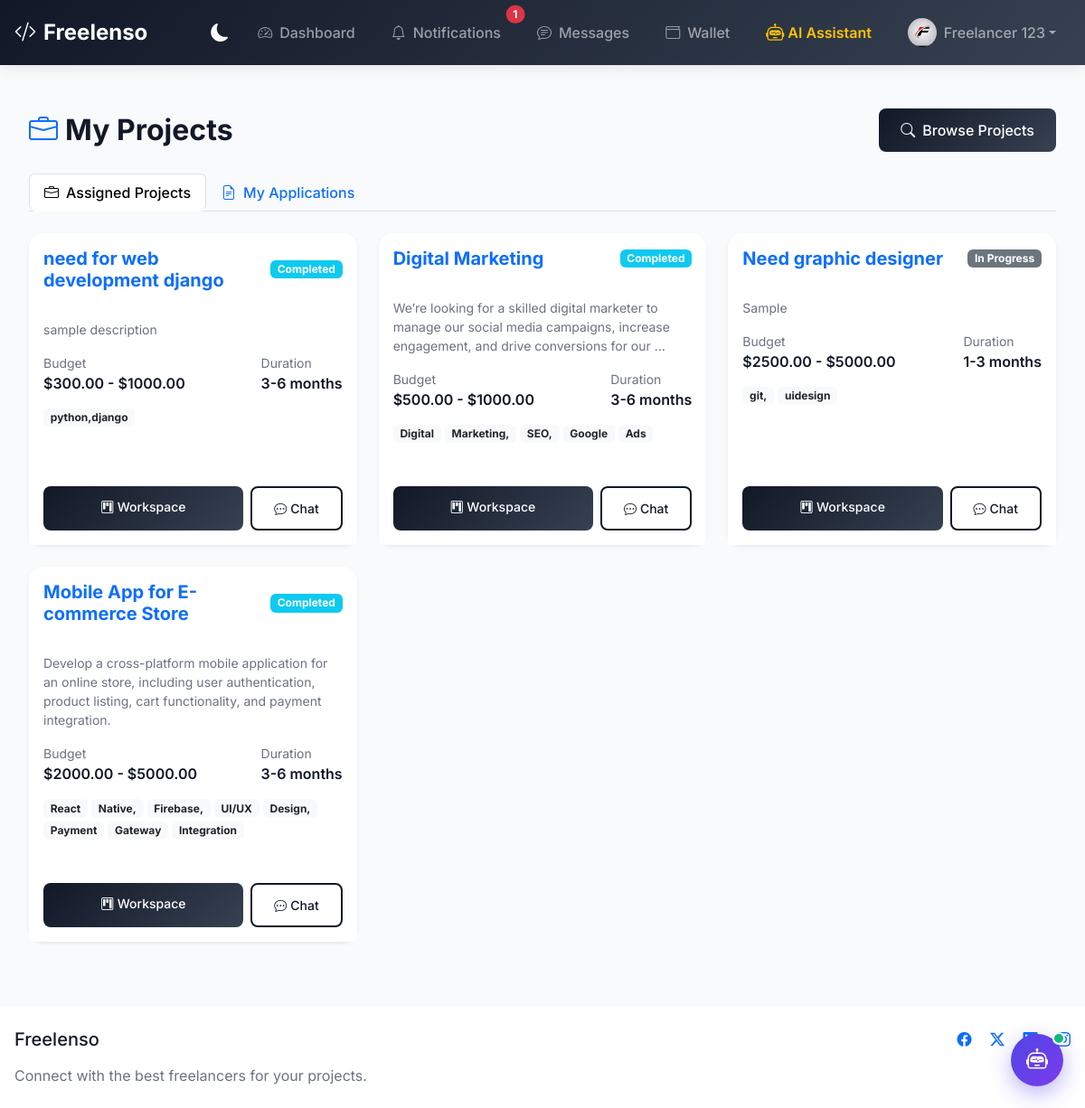
Page /my-projects/ (signed in) on the committed database.
### core/models.py (models this page shows, shortened)
class UserProfile(models.Model):
    user = models.OneToOneField(User, on_delete=models.CASCADE)
    is_freelancer = models.BooleanField(default=False)
    is_client = models.BooleanField(default=False)
    profile_picture = models.ImageField(upload_to='profile_pics', null=True, blank=True)
    bio = models.TextField(null=True, blank=True)
    skills = models.CharField(max_length=500, null=True, blank=True)
    hourly_rate = models.DecimalField(max_digits=10, decimal_places=2, null=True, blank=True)
    country = models.CharField(max_length=100, null=True, blank=True)
    phone_number = models.CharField(max_length=15, null=True, blank=True)
    website = models.URLField(max_length=200, null=True, blank=True)
    linkedin = models.URLField(max_length=200, null=True, blank=True)
    github = models.URLField(max_length=200, null=True, blank=True)
    languages = models.CharField(max_length=200, null=True, blank=True)
    education = models.TextField(null=True, blank=True)
    experience = models.TextField(null=True, blank=True)
    availability = models.CharField(max_length=100, null=True, blank=True)
    created_at = models.DateTimeField(auto_now_add=True)
    updated_at = models.DateTimeField(auto_now=True)
    wallet_balance = models.DecimalField(max_digits=10, decimal_places=2, default=0.00)

class Project(models.Model):
    PROJECT_STATUS_CHOICES = [
        ('open', 'Open for Applications'),
        ('in_progress', 'In Progress'),
        ('completed', 'Completed'),
        ('cancelled', 'Cancelled')
    ]
    DURATION_CHOICES = [
        ('short', 'Less than 1 month'),
        ('medium', '1-3 months'),
        ('long', '3-6 months'),
        ('ongoing', 'Ongoing')
    ]
    EXPERIENCE_LEVEL_CHOICES = [
        ('entry', 'Entry Level'),
        ('intermediate', 'Intermediate'),
        ('expert', 'Expert')
    ]
    title = models.CharField(max_length=200)
    client = models.ForeignKey(UserProfile, on_delete=models.CASCADE, related_name='posted_projects')
    description = models.TextField()
    required_skills = models.CharField(max_length=500)
    budget_min = models.DecimalField(max_digits=10, decimal_places=2, validators=[MinValueValidator(Decimal('0.00'))])
    budget_max = models.DecimalField(max_digits=10, decimal_places=2, validators=[MinValueValidator(Decimal('0.00'))])
    duration = models.CharField(max_length=20, choices=DURATION_CHOICES)
    experience_level = models.CharField(max_length=20, choices=EXPERIENCE_LEVEL_CHOICES)
    status = models.CharField(max_length=20, choices=PROJECT_STATUS_CHOICES, default='open')
    category = models.CharField(max_length=100)
    created_at = models.DateTimeField(auto_now_add=True)
    updated_at = models.DateTimeField(auto_now=True)
    deadline = models.DateField(null=True, blank=True)
    assigned_freelancer = models.ForeignKey(UserProfile, on_delete=models.SET_NULL, null=True, blank=True, related_name='assigned_projects')
    progress = models.IntegerField(default=0)  # Overall progress percentage
    total_milestones = models.IntegerField(default=0)
    completed_milestones = models.IntegerField(default=0)
    last_activity_date = models.DateTimeField(null=True, blank=True)
    class Meta:
        ordering = ['-created_at']

### core/views.py (the view)
# urls.py: path('my-projects/', views.my_projects, name='my_projects'),
@login_required
def my_projects(request):
    user_profile = UserProfile.objects.get(user=request.user)
    projects = None
    active_projects = None
    pending_projects = None
    completed_projects = None
    assigned_projects = None
    applied_projects = None
    if user_profile.is_client:
        projects = Project.objects.filter(client=user_profile)
        active_projects = projects.filter(status='active')
        pending_projects = projects.filter(status='open')
        completed_projects = projects.filter(status='completed')
        template = 'projects/client_projects.html'
        context = {
            'projects': projects,
            'active_projects': active_projects,
            'pending_projects': pending_projects,
            'completed_projects': completed_projects,
        }
    else:
        assigned_projects = Project.objects.filter(assigned_freelancer=user_profile)
        applied_projects = Project.objects.filter(
            applications__freelancer=user_profile
        ).exclude(
            assigned_freelancer=user_profile
        )
        projects = (assigned_projects | applied_projects).distinct()
        template = 'projects/freelancer_projects.html'
    context = {
        'projects': projects,
            'assigned_projects': assigned_projects,
            'applied_projects': applied_projects,
    }
    return render(request, template, context)

### templates/projects/freelancer_projects.html (shortened to what this page needs)
{% extends 'base.html' %}
{% block content %}
<div class="container py-4">
    <div class="d-flex justify-content-between align-items-center mb-4">
        <h2 class="fw-bold mb-0">
            <i class="bi bi-briefcase me-2 text-primary"></i>My Projects
        </h2>
        <a href="{% url 'project_list' %}" class="btn btn-primary">
            <i class="bi bi-search me-2"></i>Browse Projects
        </a>
    </div>
    <ul class="nav nav-tabs mb-4" id="projectTabs" role="tablist">
        <li class="nav-item" role="presentation">
            <button class="nav-link active" id="assigned-tab" data-bs-toggle="tab" data-bs-target="#assigned" type="button" role="tab" aria-controls="assigned" aria-selected="true">
                <i class="bi bi-briefcase me-2"></i>Assigned Projects
            </button>
        </li>
        <li class="nav-item" role="presentation">
            <button class="nav-link" id="applications-tab" data-bs-toggle="tab" data-bs-target="#applications" type="button" role="tab" aria-controls="applications" aria-selected="false">
                <i class="bi bi-file-earmark-text me-2"></i>My Applications
            </button>
        </li>
    </ul>
    <div class="tab-content" id="projectTabsContent">
        <div class="tab-pane fade show active" id="assigned" role="tabpanel" aria-labelledby="assigned-tab">
            {% if assigned_projects %}
                <div class="row">
                    {% for project in assigned_projects %}
                        <div class="col-md-6 col-lg-4 mb-4">
                            <div class="card h-100 border-0 shadow-sm">
                                <div class="card-header bg-white border-0 py-3">
                                    <div class="d-flex justify-content-between align-items-center">
                                        <h5 class="card-title mb-0 fw-bold">
                                            <a href="{% url 'project_detail' project.id %}" class="text-decoration-none text-primary">
                                                {{ project.title }}
                                            </a>
                                        </h5>
                                        <span class="badge {% if project.status == 'active' %}bg-success{% elif project.status == 'completed' %}bg-info{% elif project.status == 'cancelled' %}bg-danger{% else %}bg-secondary{% endif %}">
                                            {{ project.get_status_display }}
                                        </span>
                                    </div>
                                </div>
                                <div class="card-body">
                                    <p class="text-muted small mb-3">{{ project.description|truncatewords:20 }}</p>
                                    <div class="d-flex justify-content-between mb-3">
                                        <div>
                                            <span class="text-muted small d-block">Budget</span>
                                            <span class="fw-semibold">${{ project.budget_min }} - ${{ project.budget_max }}</span>
                                        </div>
                                        <div>
                                            <span class="text-muted small d-block">Duration</span>
                                            <span class="fw-semibold">{{ project.get_duration_display }}</span>
                                        </div>
                                    </div>
                                    <div class="d-flex flex-wrap gap-1 mb-3">
                                        {% for skill in project.required_skills.split %}
                                            <span class="badge bg-light text-dark">{{ skill }}</span>
                                        {% endfor %}
                                    </div>
                                </div>
                                <div class="card-footer bg-white border-0 py-3">
                                    <div class="d-flex gap-2">
                                        <a href="{% url 'project_workspace' project.id %}" class="btn btn-sm btn-primary flex-grow-1">
                                            <i class="bi bi-kanban me-1"></i>Workspace
                                        </a>
                                        <a href="{% url 'chat_room' project.id %}" class="btn btn-sm btn-outline-primary">
                                            <i class="bi bi-chat-dots me-1"></i>Chat
                                        </a>
                                    </div>
                                </div>
                            </div>
                        </div>
                    {% endfor %}
                </div>
            {% endif %}
        </div>
    </div>
</div>
{% endblock %}

### templates/base.html (shortened to what this page needs)
<!DOCTYPE html>
<html lang="en" data-bs-theme="light">
<head>
    <link href="https://cdn.jsdelivr.net/npm/bootstrap@5.3.0/dist/css/bootstrap.min.css" rel="stylesheet">
    <link rel="stylesheet" href="https://cdn.jsdelivr.net/npm/bootstrap-icons@1.11.3/font/bootstrap-icons.min.css">
</head>
<body>
    <nav class="navbar navbar-expand-lg navbar-dark sticky-top">
        <div class="container">
            <a class="navbar-brand d-flex align-items-center" href="{% url 'index' %}">
                <i class="bi bi-code-slash me-2"></i>
                Freelenso
            </a>
            <div class="collapse navbar-collapse" id="navbarNav">
                <ul class="navbar-nav ms-auto align-items-center">
                    <li class="nav-item me-2">
                        <button class="theme-toggle" id="themeToggle" aria-label="Toggle dark mode">
                            <i class="bi bi-moon-fill"></i>
                        </button>
                    </li>
                    {% if user.is_authenticated %}
                        <li class="nav-item me-2">
                            <a class="nav-link d-flex align-items-center" href="{% url 'dashboard' %}">
                                <i class="bi bi-speedometer2 me-2"></i>
                                <span>Dashboard</span>
                            </a>
                        </li>
                        <li class="nav-item me-2 dropdown">
                            <a class="nav-link d-flex align-items-center position-relative" href="#" id="notificationDropdown" role="button" data-bs-toggle="dropdown" aria-expanded="false">
                                <i class="bi bi-bell me-2"></i>
                                <span>Notifications</span>
                                {% if unread_notifications_count > 0 %}
                                <span class="position-absolute top-0 start-100 translate-middle badge rounded-pill bg-danger">
                                    {{ unread_notifications_count }}
                                </span>
                                {% endif %}
                            </a>
                        </li>
                        <li class="nav-item me-2">
                            <a class="nav-link d-flex align-items-center" href="{% url 'message_list' %}">
                                <i class="bi bi-chat-text me-2"></i>
                                <span>Messages</span>
                            </a>
                        </li>
                        <li class="nav-item me-2">
                            <a class="nav-link d-flex align-items-center" href="{% url 'wallet_dashboard' %}">
                                <i class="bi bi-wallet me-2"></i>
                                <span>Wallet</span>
                            </a>
                        </li>
                        <li class="nav-item me-2">
                            <a class="nav-link d-flex align-items-center fw-semibold text-warning" href="#" onclick="event.preventDefault(); const w = document.getElementById('aiChatbotWindow'); if(w){ w.classList.toggle('active'); if(w.classList.contains('active')) document.getElementById('aiChatbotInput')?.focus(); }">
                                <i class="bi bi-robot me-1 fs-5"></i>
                                <span>AI Assistant</span>
                            </a>
                        </li>
                        <li class="nav-item dropdown">
                            <a class="nav-link dropdown-toggle d-flex align-items-center" href="#" id="navbarDropdown" role="button" data-bs-toggle="dropdown" aria-expanded="false">
                                {% if user.userprofile.profile_picture %}
                                    <img src="{{ user.userprofile.profile_picture.url }}" alt="{{ user.username }}" class="rounded-circle me-2" style="width: 32px; height: 32px; object-fit: cover;">
                                {% else %}
                                    <i class="bi bi-person-circle me-2" style="font-size: 1.2rem;"></i>
                                {% endif %}
                                <span>{{ user.get_full_name|default:user.username }}</span>
                            </a>
                        </li>
                    {% endif %}
                </ul>
            </div>
        </div>
    </nav>
    <main class="flex-grow-1 d-flex flex-column">
        <div class="container flex-grow-1 my-4">
            {% block content %}
            {% endblock %}
        </div>
    </main>
    <footer class="py-4 mt-auto" style="background-color: var(--background-card);">
        <div class="container">
            <div class="row">
                <div class="col-md-6">
                    <h5 class="mb-3">Freelenso</h5>
                    <p class="text-muted mb-0">Connect with the best freelancers for your projects.</p>
                </div>
                <div class="col-md-6 text-md-end">
                    <div class="social-links">
                        <a href="#" class="text-decoration-none me-3 text-primary"><i class="bi bi-facebook"></i></a>
                        <a href="#" class="text-decoration-none me-3 text-primary"><i class="bi bi-twitter-x"></i></a>
                        <a href="#" class="text-decoration-none me-3 text-primary"><i class="bi bi-linkedin"></i></a>
                        <a href="#" class="text-decoration-none text-primary"></a>
                    </div>
                </div>
            </div>
        </div>
    </footer>
    <div class="ai-chatbot-widget">
        <button id="aiChatbotToggleBtn" class="ai-chatbot-btn" title="Open Freelenso AI Assistant">
            <i class="bi bi-robot fs-4"></i>
            <span class="ai-chatbot-badge"></span>
        </button>
    </div>
</body>
</html>

### rows in the picture
Project: title "need for web development django", status "Completed", description "sample description", budget_min "300.00", budget_max "1000.00", duration "3-6 months", split "python,django"
Project: title "Digital Marketing", status "Completed", description "We’re looking for a skilled digital marketer to manage our social media campaigns, increase engagement, and drive conversions for our …", budget_min "500.00", budget_max "1000.00", duration "3-6 months", split "Digital" "Marketing," "SEO," "Google" "Ads"
Project: title "Need graphic designer", status "In Progress", description "Sample", budget_min "2500.00", budget_max "5000.00", duration "1-3 months", split "git," "uidesign"
Project: title "Mobile App for E-commerce Store", status "Completed", description "Develop a cross-platform mobile application for an online store, including user authentication, product listing, cart functionality, and payment integration.", budget_min "2000.00", budget_max "5000.00", duration "3-6 months", split "React" "Native," "Firebase," "UI/UX" "Design," "Payment" "Gateway" "Integration"

### other values in the picture
{{ unread_notifications_count }} "1"
{{ user.get_full_name|default:user.username }} "Freelancer 123"
